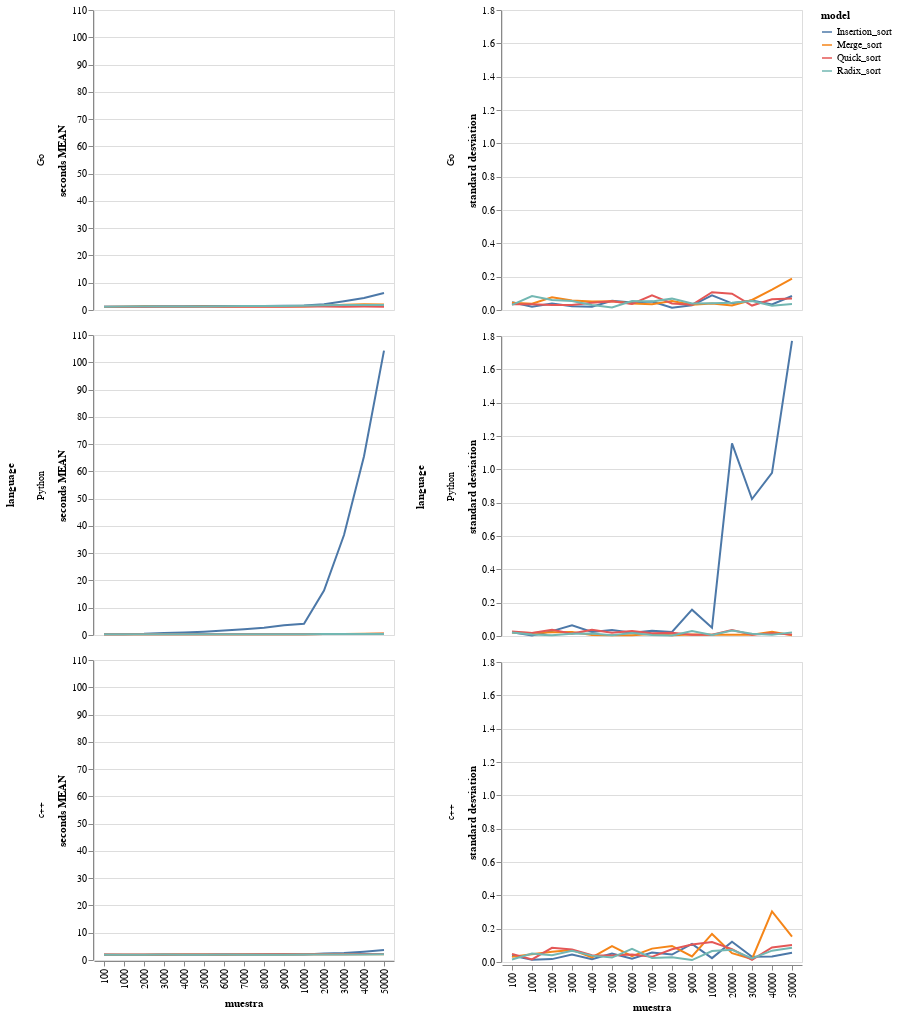

Notebook code cell kept with this figure:
### Code cell
mean = alt.Chart(data_2).mark_line().encode(
    alt.X('muestra:O', scale=alt.Scale(zero=False)),
    alt.Y('mean:Q',title='seconds MEAN'),
    alt.Color('model'),
    alt.Row('language'),
    tooltip = alt.Tooltip(['mean:Q','muestra:Q'])
).transform_filter(
    alt.FieldOneOfPredicate(field='model', oneOf=['Radix_sort','Merge_sort','Quick_sort','Insertion_sort'])
)

std = alt.Chart(data_2).mark_line().encode(
    alt.X('muestra:O'),
    alt.Y('std:Q',title='standard desviation'),
    alt.Color('model'),
    alt.Row('language'),
    tooltip = alt.Tooltip(['mean:Q','muestra:Q'])
).transform_filter(
    alt.FieldOneOfPredicate(field='model', oneOf=['Radix_sort','Merge_sort','Quick_sort','Insertion_sort'])
)

mean|std

### Figure 1 — Vega-Lite specification as saved in the notebook (floating-point values rounded to 4 significant figures; data arrays with more than 128 entries replaced by an {"elided": "..."} marker saying what was removed)
{"config": {"view": {"continuousWidth": 400, "continuousHeight": 300}}, "hconcat": [{"mark": "line", "encoding": {"color": {"field": "model", "type": "nominal"}, "row": {"field": "language", "type": "nominal"}, "tooltip": [{"field": "mean", "type": "quantitative"}, {"field": "muestra", "type": "quantitative"}], "x": {"field": "muestra", "scale": {"zero": false}, "type": "ordinal"}, "y": {"field": "mean", "title": "seconds MEAN", "type": "quantitative"}}, "transform": [{"filter": {"field": "model", "oneOf": ["Radix_sort", "Merge_sort", "Quick_sort", "Insertion_sort"]}}]}, {"mark": "line", "encoding": {"color": {"field": "model", "type": "nominal"}, "row": {"field": "language", "type": "nominal"}, "tooltip": [{"field": "mean", "type": "quantitative"}, {"field": "muestra", "type": "quantitative"}], "x": {"field": "muestra", "type": "ordinal"}, "y": {"field": "std", "title": "standard desviation", "type": "quantitative"}}, "transform": [{"filter": {"field": "model", "oneOf": ["Radix_sort", "Merge_sort", "Quick_sort", "Insertion_sort"]}}]}], "data": {"name": "data-64db81451e9ac3682f5c778b677742b6"}, "$schema": "https://vega.github.io/schema/vega-lite/v4.17.0.json", "datasets": {"data-64db81451e9ac3682f5c778b677742b6": {"elided": "180 records"}}}
